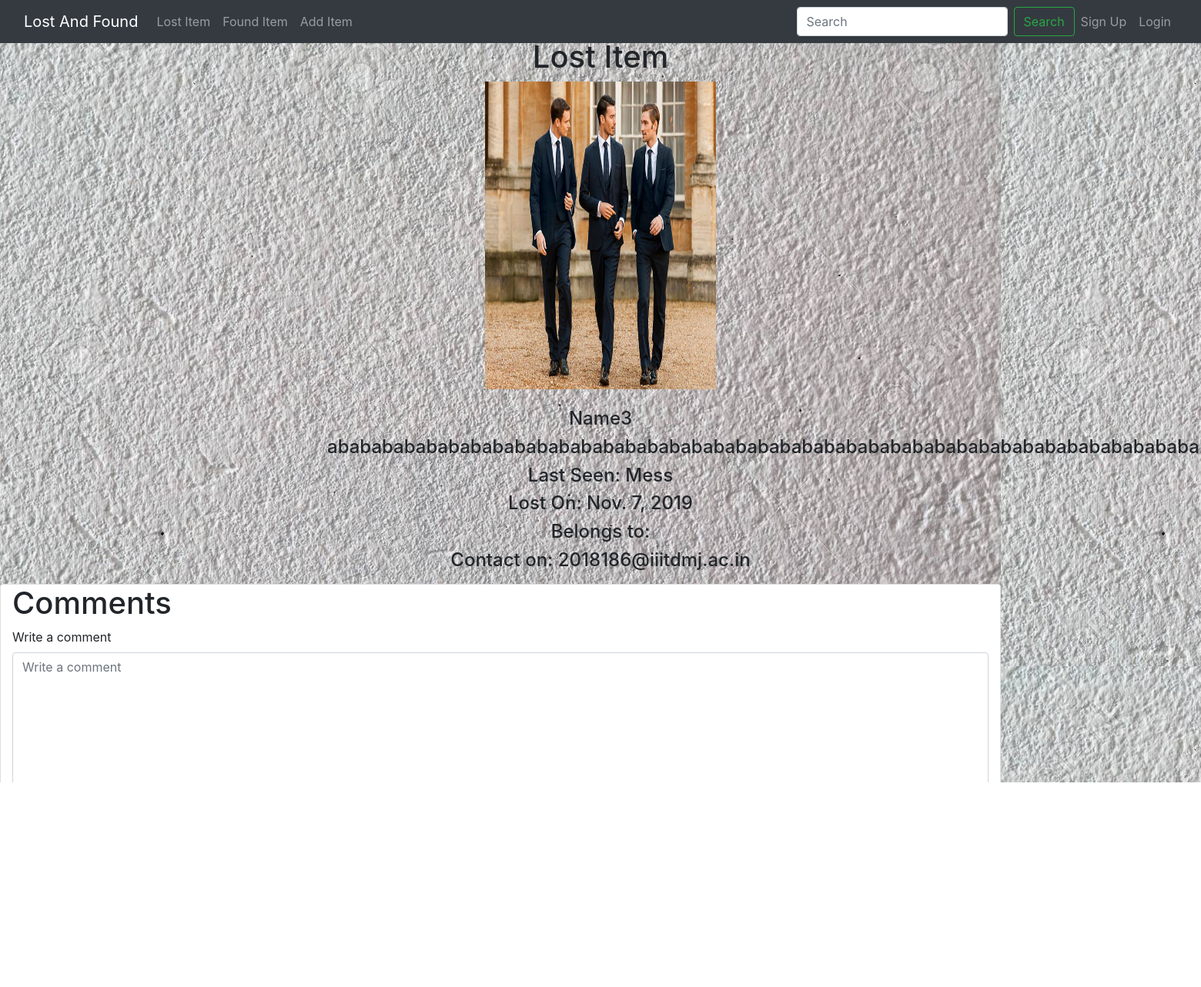
Page /item/details/3 on the earlier database version.
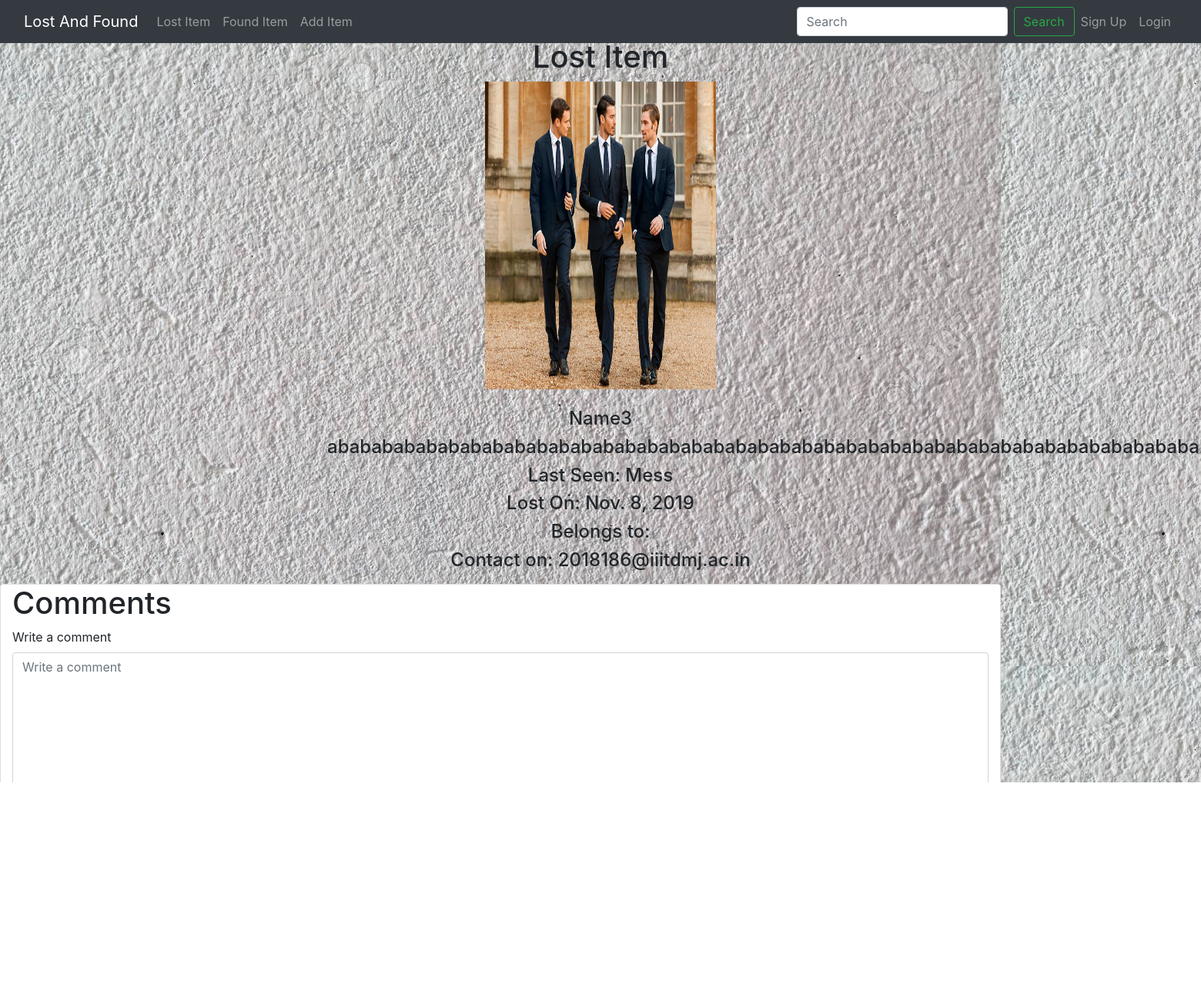
Same page on the later database version.
### item/models.py (models this page shows)
class item(models.Model):
    user = models.ForeignKey(User, on_delete=models.CASCADE, related_name='items')
    item_name = models.CharField(max_length=128,null=False)
    item_image = models.ImageField(upload_to='item_image/',blank=False,null=True)
    item_description = models.CharField(max_length=256,blank=False)
    item_date = models.DateField()
    item_status_choices = (('L','LOST'),('F','FOUND'))
    item_status = models.CharField(max_length=1,choices=item_status_choices)
    item_last_place_seen = models.CharField(max_length=256,blank=False)

### item/views.py (the view, shortened to what this page needs)
# urls.py: path('details/<int:item_id>', views.item_details, name='details'),
def item_details(request, item_id):
    Item = get_object_or_404(item, pk=item_id)
    return render(request, 'details.html', {'item':Item, 'comments':Item.item_comments.all(), 'form': CommentForm})

### templates/details.html (shortened to what this page needs)
{% extends "base.html" %}
{% load bootstrap3 %}
{% load static from staticfiles %}
{% block content %}
<div class="container">
  <div class="container col-8">
    {% if item.item_status == 'L' %}
      <h1 style="text-align: center;">Lost Item</h1>
    {% else %}
      <h1 style="text-align: center;">Found Item</h1>
    {% endif %}
    <center><img width="300" height="400" src="{{ item.item_image.url }}" alt=""></center><br>
    <h4 style="text-align: center;">{{ item.item_name }}</h4>
    <h4 style="text-align: center;">{{ item.item_description }}</h4>
    {% if item.item_status == 'L' %}
      <h4 style="text-align: center;">Last Seen: {{ item.item_last_place_seen }}</h4>
      <h4 style="text-align: center;">Lost On: {{ item.item_date }}</h4>
      <h4 style="text-align: center;">Belongs to: {{ item.user.first_name }} {{ item.user.last_name }}</h4>
      <h4 style="text-align: center;">Contact on: {{ item.user.email }}</h4>
    {% endif %}
  </div>
</div>
<div class="col-md-10 card mb-4  mt-3 ">
  <h1>Comments</h1>
      <form method="post">
        {% bootstrap_form form %}
        <input type="submit" class="btn btn-primary" value="submit">
      </form>
      <div class="card-body">
        <h2>{{ comments.count }} comments</h2>
      </div>
  </div>
{% endblock content%}

### templates/base.html (shortened to what this page needs)
{% load staticfiles %}
<html>
    <head>
        <link rel="stylesheet" type="text/css" href="https://cdn.jsdelivr.net/npm/daterangepicker/daterangepicker.css" />
        <link rel="stylesheet" href="{% static 'css/style.css' %}">
         <link rel="stylesheet" href="https://stackpath.bootstrapcdn.com/bootstrap/4.3.1/css/bootstrap.min.css">
    </head>
    <body>
            <nav class="navbar navbar-expand-lg navbar-dark bg-dark fixed-top">
                <div class="container-fluid">
                  <ul class="navbar-nav mr-auto">
                    <li class="navbar-brand">Lost And Found</li>
                    <div class="collapse navbar-collapse" id="navbarSupportedContent">
                        <li class="nav-item">
                          <a class="nav-link" href="{%url 'lost'%}">Lost Item <span class="sr-only">(current)</span></a>
                        </li>
                        <li class="nav-item">
                          <a class="nav-link" href="{% url 'found' %}">Found Item</a>
                        </li>
                        <li class="nav-item">
                            <a class="nav-link" href="{%url 'new_item'%}">Add Item</a>
                        </li>
                      </ul>
                      <form class="form-inline my-2 my-lg-0">
                        <input class="form-control mr-sm-2" type="search" placeholder="Search" aria-label="Search">
                        <button class="btn btn-outline-success my-2 my-sm-0" type="submit">Search</button>
                      </form>
                      <ul class="navbar-nav mr auto right">
                        {% if user.is_authenticated %}
                            <li class="nav-item">
                                    <a class="nav-link" href="{% url 'profile' %}">My Profile</a>
                            </li>
                            <li class="nav-item">
                                    <a class="nav-link" href="{% url 'my_items' %}">My Items</a>
                            </li>
                            <a class="nav-item nav-link" href="javascript:{document.getElementById('logout').submit()}">Logout</a>
                            <form id="logout" action="{% url 'logout' %}" method="POST">
                              {% csrf_token %}
                              <input type="hidden">
                            </form>
                        {% else %}
                          <a class="nav-item nav-link" href="{% url 'signup' %}">Sign Up</a>
                          <a class="nav-item nav-link" href="{% url 'login' %}">Login</a>
                        {% endif %}
                      </ul>
                    </div>
            </nav>
            {% block content %}{% endblock content %}
        </body>
    </html>

### LOST_FOUND/static/css/style.css (style rules this page uses)
body { background: white url("background.jpg"); padding-top: 50px; }

Differences in the rows shown:
changed item "Name3": item_date "Nov. 7, 2019" → "Nov. 8, 2019"
